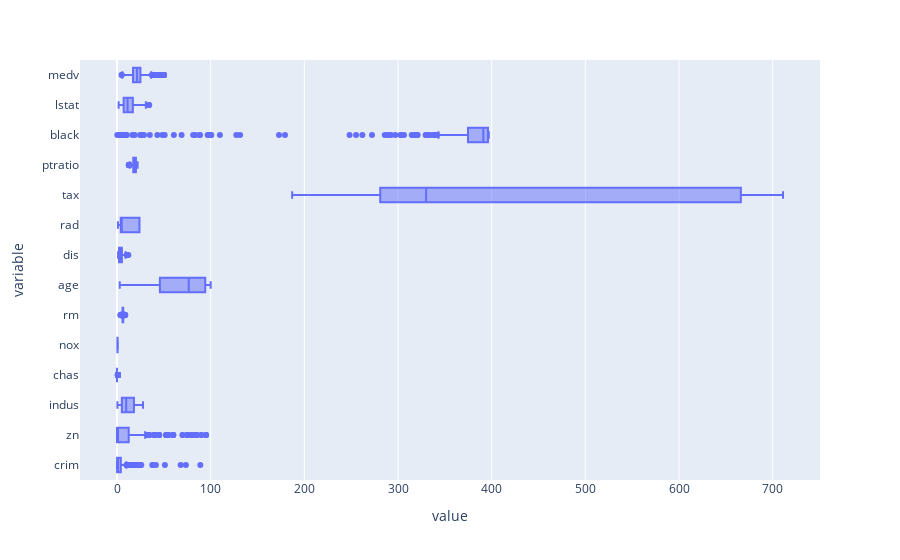

Notebook code cell kept with this figure:
### Code cell
# let's check if the intuitions are correct by visualization
fig = px.box(boston_housing, points='outliers', orientation='h')
fig.show()

### Figure 1 — Plotly figure (JSON) as saved in the notebook; plotly's stock layout.template omitted (floating-point values rounded to 4 significant figures; data arrays with more than 128 entries replaced by an {"elided": "..."} marker saying what was removed)
{"data": [{"alignmentgroup": "True", "boxpoints": "outliers", "hovertemplate": "value=%{x}<br>variable=%{y}<extra></extra>", "legendgroup": "", "marker": {"color": "#636efa"}, "name": "", "notched": false, "offsetgroup": "", "orientation": "h", "showlegend": false, "type": "box", "x": {"elided": "5656 float values"}, "x0": " ", "xaxis": "x", "y": {"elided": "5656 str values"}, "y0": " ", "yaxis": "y"}], "layout": {"boxmode": "group", "legend": {"tracegroupgap": 0}, "margin": {"t": 60}, "xaxis": {"anchor": "y", "domain": [0, 1], "title": {"text": "value"}}, "yaxis": {"anchor": "x", "domain": [0, 1], "title": {"text": "variable"}}}}
